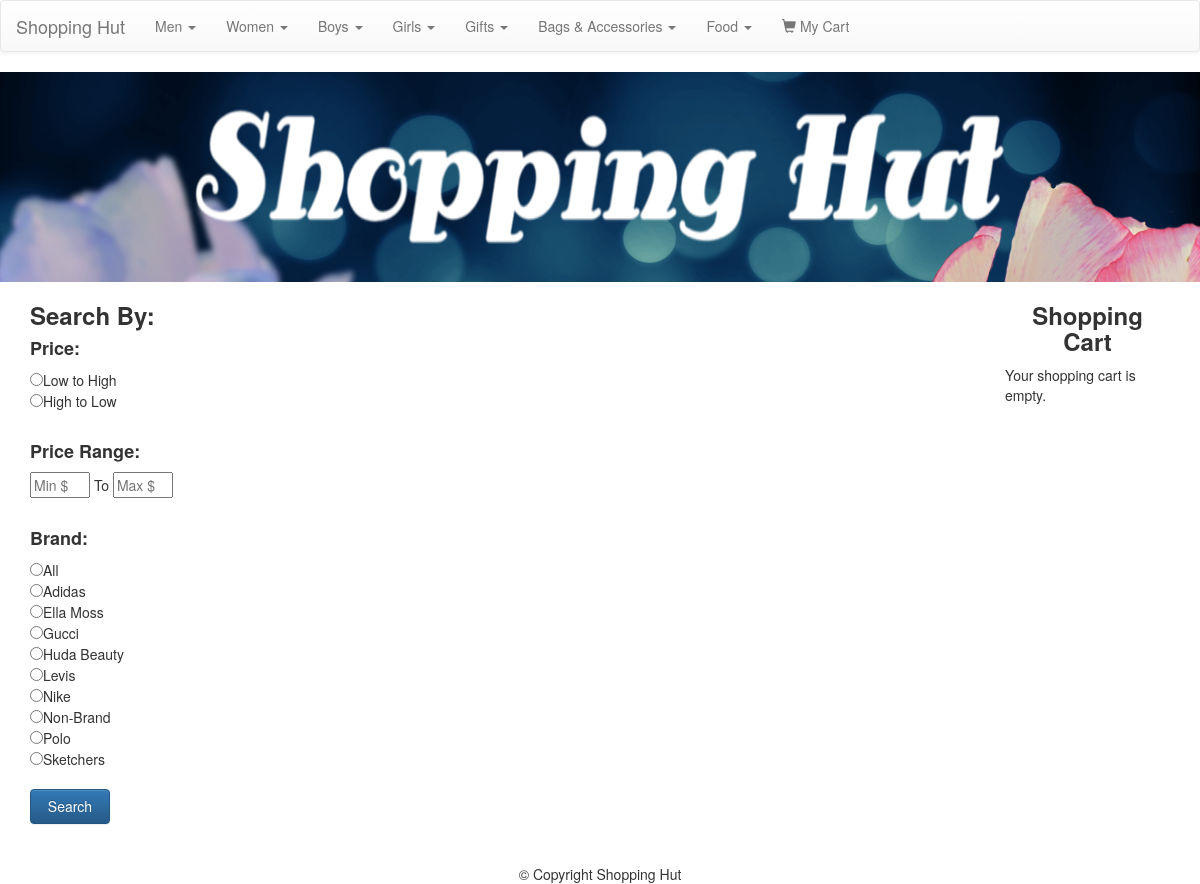
The app's page /category.php with its own data.
### tables this page shows
CREATE TABLE `categories` (
  `id` int(11) NOT NULL,
  `category` varchar(255) NOT NULL,
  `parent` int(11) NOT NULL DEFAULT '0'
);

CREATE TABLE `brand` (
  `id` int(11) NOT NULL,
  `brand` varchar(255) NOT NULL
);

### includes/widgets/filters.php (the view, shortened to what this page needs)
<?php
$price_sort = ((isset($_REQUEST['price_sort']))?sanitize($_REQUEST['price_sort']):'');
$min_price = ((isset($_REQUEST['min_price']))?sanitize($_REQUEST['min_price']):'');
$max_price = ((isset($_REQUEST['max_price']))?sanitize($_REQUEST['max_price']):'');
$b = ((isset($_REQUEST['brand']))?sanitize($_REQUEST['brand']):'');
$brandQ = $db->query("SELECT * FROM brand ORDER BY brand");
?>
<h3 class="text-left"><b>Search By:</b></h3>
<h4 class="text-left"><b>Price:</b></h4>
<form action="search.php" method="post">
	<input type="radio" name="price_sort" value="low"<?=(($price_sort =='low')?' checked':'');?>>Low to High<br>
	<input type="radio" name="price_sort" value="high"<?=(($price_sort =='high')?' checked':'');?>>High to Low<br><br>
	<h4 class="text-left"><b>Price Range:</b></h4>
    <input type="text" name="min_price" class="price-range" placeholder="Min $" id="textBar" value="<?=$min_price;?>"> To <input type="text" name="max_price" class="price-range" placeholder="Max $" id="textBar" value="<?=$max_price;?>"><br><br>
	<h4 class="text-left"><b>Brand:</b></h4>
	<input type="radio" name="brand" value=""<?=(($db =='')?' checked':'');?>>All<br>
	<?php while ($brand = mysqli_fetch_assoc($brandQ)): ?>
		<input type="radio" name="brand" value="<?=$brand['id'];?>"<?=(($b == $brand['id'])?' checked':'');?>><?=$brand['brand'];?><br>
	<?php endwhile; ?>
	<br><input type="submit" value="Search" class="btn btn-primary" style="height:35px; width:80px;">
</form>

### includes/navigation.php (shortened to what this page needs)
<?php
$sql = "SELECT * FROM categories WHERE parent = 0";
$pquery = $db->query($sql);
?>
<nav class="navbar navbar-default">
  <div class="container-fluid">
    <div class="navbar-header">
      <a class="navbar-brand" href="/shoppingHut/index.php">Shopping Hut</a>
    </div>
    <div class="collapse navbar-collapse" id="bs-example-navbar-collapse-1">
			<ul class="nav navbar-nav">
				<?php while ($parent = mysqli_fetch_assoc($pquery)) : ?>
				<li class="dropdown">
					<a href="#" class="dropdown-toggle" data-toggle="dropdown" role="button" aria-haspopup="true" aria-expanded="false">
						<?php echo $parent['category']; ?>
						<span class="caret"></span>
					</a>
				</li>
				<?php endWhile; ?>
				<li><a href="cart.php"><span class="glyphicon glyphicon-shopping-cart"></span> My Cart</a></li>
      </ul>
    </div>
  </div>
</nav>

### css/main.css (style rules this page uses)
#textBar { width: 60px; }

### records on screen
categories: category "Men"
categories: category "Women"
categories: category "Boys"
categories: category "Girls"
categories: category "Gifts"
categories: category "Bags & Accessories"
categories: category "Food"
brand: brand "Adidas"
brand: brand "Ella Moss"
brand: brand "Gucci"
brand: brand "Huda Beauty"
brand: brand "Levis"
brand: brand "Nike"
brand: brand "Non-Brand"
brand: brand "Polo"
brand: brand "Sketchers"
